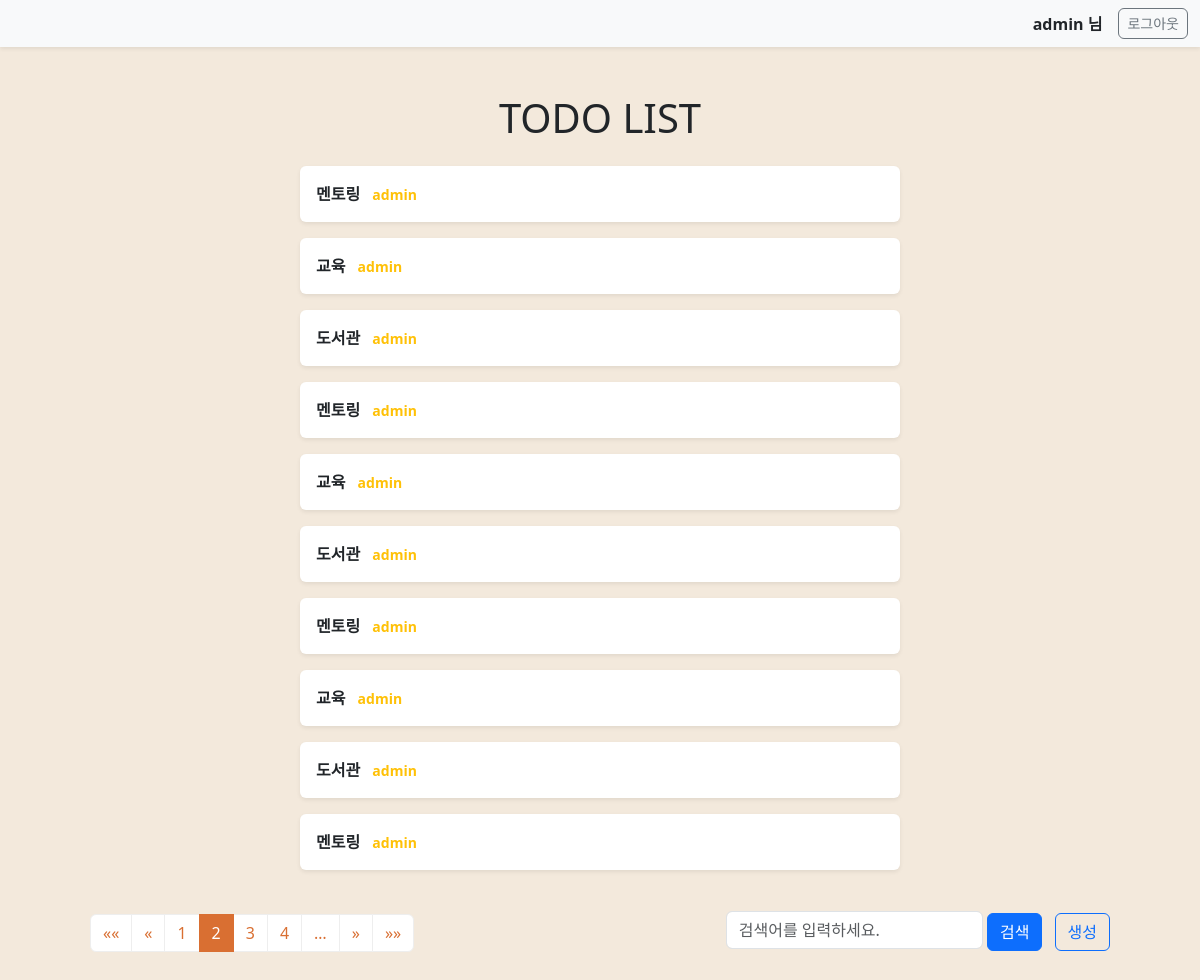
/cbv/todo/?page=2 (signed in), run on the app's committed database.
### todo/models.py (models this page shows, shortened)
class Todo(models.Model):
    title = models.CharField('제목',max_length=50)
    description = models.TextField('설명')
    start_date = models.DateField('시작일')
    end_date = models.DateField('마감일')
    is_completed = models.BooleanField('완료 여부',default=False)
    author = models.ForeignKey(User, on_delete=models.CASCADE)
    created_at = models.DateTimeField('생성 시간',auto_now_add=True)
    updated_at = models.DateTimeField('수정 시간',auto_now=True)
    class Meta :
        verbose_name = 'Todo'
        verbose_name_plural = 'Todo 목록'

### todo/cb_views.py (the view)
# urls.py: path('todo/', TodoListView.as_view(), name='cbv_todo_list'),
class TodoListView(LoginRequiredMixin, ListView):
    model = Todo
    template_name = 'todo_list.html'
    paginate_by = 10
    ordering = ['-created_at']
    def get_queryset(self):
        queryset = super().get_queryset()
        if not self.request.user.is_superuser :
            queryset = queryset.filter(author=self.request.user)
        q = self.request.GET.get('q')
        if q :
            from django.db.models.query_utils import Q
            queryset = queryset.filter(
                Q(title__icontains=q) |
                Q(description__icontains=q)
            )
        return queryset

### templates/todo_list.html (shortened to what this page needs)
{% extends 'base.html' %}
{% load static %}
{% block content %}
<div class="container mt-4">
    <h1 class="text-center mb-4">TODO LIST</h1>
    <ul class="list-unstyled mx-auto" style="max-width: 600px;">
        {% if request.user.is_superuser %}
            {% for todo in object_list %}
                <li class="mb-3 p-3 bg-white rounded shadow-sm todo-item">
                    <a href="{% url 'cbv_todo_info' todo.id %}" class="text-decoration-none text-dark fw-semibold d-block">
                        {{ todo.title }}
                        <small class="text-warning ms-2">{{ todo.author }}</small>
                    </a>
                </li>
            {% empty %}
                <li class="mb-3 p-3 bg-white rounded shadow-sm todo-item">등록된 TODO가 없습니다.</li>
            {% endfor %}
        {% endif %}
    </ul>
<div class="d-flex justify-content-between align-items-center mt-4 mb-3 px-5">
    <div>
        {% include 'pagination.html' %}
    </div>
    <div>
        <form method="GET" class="d-inline-block me-2">
            <input name="q" type="text" class="form-control d-inline-block w-auto" placeholder="검색어를 입력하세요."
                   value="{% if request.GET.q %}{{ request.GET.q }}{% endif %}">
            <button class="btn btn-primary">검색</button>
        </form>
        <a href="{% url 'cbv_todo_create' %}" class="btn btn-outline-primary">생성</a>
    </div>
</div>
</div>
{% endblock %}

### templates/base.html (shortened to what this page needs)
{% load static %}
<!DOCTYPE html>
<html lang="en">
<head>
    <link href="{% static 'css/bootstrap.css' %}" rel="stylesheet">
    <link href="{% static 'css/pagination.css' %}" rel="stylesheet">
</head>
<body style="padding-top: 70px; background-color: #F3E9DC;">
{% if request.user.is_authenticated %}
<nav class="navbar navbar-light bg-light fixed-top shadow-sm">
    <div class="container-fluid justify-content-end">
        <span class="me-3 fw-bold">{{ request.user.username }} 님</span>
        <form action="{% url 'logout' %}" method="POST" class="d-inline">
            <button type="submit" class="btn btn-outline-secondary btn-sm rounded">로그아웃</button>
        </form>
    </div>
</nav>
{% block content %}{% endblock %}
{% endif %}
</body>
</html>

### data on the page
Todo: title "멘토링", author "admin"
Todo: title "교육", author "admin"
Todo: title "도서관", author "admin"
Todo: title "멘토링", author "admin"
Todo: title "교육", author "admin"
Todo: title "도서관", author "admin"
Todo: title "멘토링", author "admin"
Todo: title "교육", author "admin"
Todo: title "도서관", author "admin"
Todo: title "멘토링", author "admin"

### other printed values
{{ request.user.username }} "admin"
{{ i }} "1" "3" "4"
{{ i }} "2"
